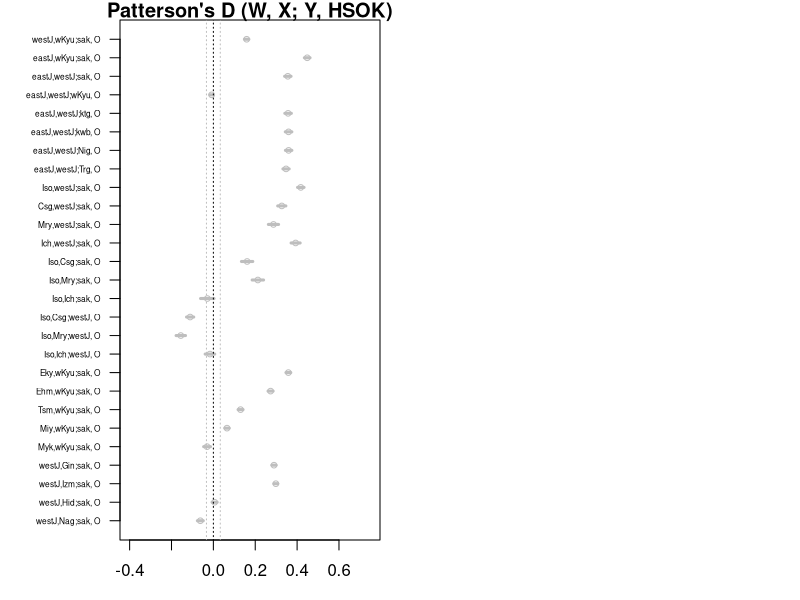

This figure's R source:
# ------------------------------------------------------------------
# admixtools2_interCladeAdmix_dxyDirectionTestt.R
#
# admixture graph estimation using admixtools2
# Date: 2023/01/26
# update: 2024/05/09, Figure remake using the latest dataset
# update: 2024/10/17, Combined the two Dstat tables
# Author: Shingo Fujimoto
# ------------------------------------------------------------------
# Merge the D stat tables 
dstatDF <- rbind(read.csv("Dstat_EJWJWK_Osak_HSOK.csv"),
                 read.csv("Dstat_EJ_WJWK_Osak-sep_HSOK.csv"),
                 read.csv("Dstat_EJsep_WJWK_Osak_HSOK.csv"),
                 read.csv("Dstat_iso_EJsep_WJOsak_HSOK.csv"),
                 read.csv("Dstat_WJsep_WK_Osak_HSOK.csv"),
                 read.csv("Dstat_WJ_WKsep_Osak_HSOK.csv")
                 )
FigOrder <- -1 * as.numeric(rownames(dstatDF)) # plot order in the figure

pdf(file = "Dstat_medakaWGS_HSOK_sak_lat_33samples_eJsep_plot.pdf", width = 6, height = 8)
par(mfrow = c(1,2))
par(mar=c(3, 6, 1, 1))
plot(dstatDF$est, -1 * as.numeric(rownames(dstatDF)),
     ylab = "", xlab = "", yaxt = "n", xlim = c(-0.4, 0.75),
     main = "Patterson's D (W, X; Y, HSOK)",
     pch = 1, type = "n")

# SE error bar of D stat
segments(y0 = FigOrder, y1 = FigOrder,
         x0 = dstatDF$est - dstatDF$se, x1 = dstatDF$est + dstatDF$se, lwd = 3, col = "gray")
# plot the D stat
points(dstatDF$est, FigOrder, pch = 1, col = "gray", cex = 0.75)


# Significant level of positive D value(Z > 3)
segments(y0 = min(c(1:length(dstatDF$est))), y1 = -1 * max(c(1:length(dstatDF$est))) - 4,
         x0 = 0, x1 = 0, lwd = 1, lty = "dotted")
segments(y0 = min(c(1:length(dstatDF$est))), y1 = -1 * max(c(1:length(dstatDF$est))) - 4,
         x0 = 0.033, x1 = 0.033, lwd = 1, lty = "dotted", col = "gray")
segments(y0 = min(c(1:length(dstatDF$est))), y1 = -1 * max(c(1:length(dstatDF$est))) - 4,
         x0 = - 0.033, x1 = - 0.033, lwd = 1, lty = "dotted", col = "gray")

# Label of yaxis 
axis(side = 2, at = FigOrder,
     labels = paste0(dstatDF$pop1, ",", dstatDF$pop2, ";", dstatDF$pop3, ", O" ), las = 1, cex.axis = 0.5)



dev.off()

